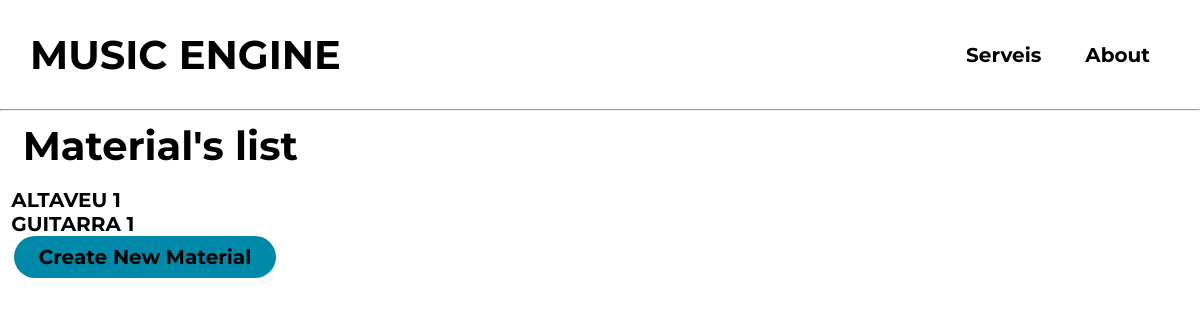
Page /materials/ (signed in) on the earlier database version.
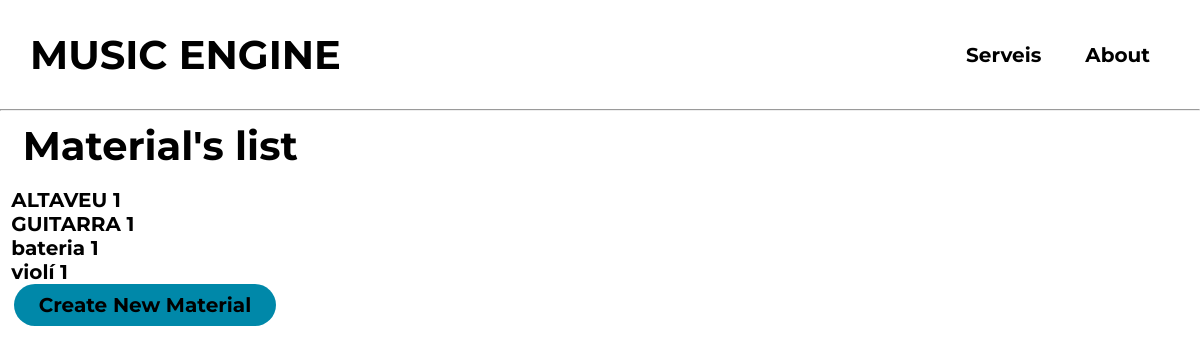
Same page on the later database version.
### music_engine/models.py (models this page shows, shortened)
class MusicalMaterial(models.Model):
    name = models.CharField(max_length=100, primary_key=True)
    TYPE_CHOICES = (('altaveu', 'ALTAVEU'),
                    ('micròfon', 'MICRÒFON'),
                    ('percussió', 'PERCUSSIÓ'),
                    ('corda', 'CORDA'),
                    ('vent', 'VENT'),
                    ('amplificador', 'AMPLIFICADOR'))
    type = models.CharField(choices=TYPE_CHOICES, max_length=100)

### music_engine/views.py (the view)
# urls.py: path('materials/', MaterialListView.as_view(), name='material_list'),
class MaterialListView(ListView):
    model = MusicalMaterial
    template_name = 'material_list.html'
    context_object_name = 'materials'

### templates/material_list.html (shortened to what this page needs)
{% include 'navbar.html' %}
{% block content %}
<head>
</head>
<body>
{% if user.is_authenticated %}
    <h1>&nbsp Material's list</h1>
        <ul>
            {% for material in materials %}
                <li>&nbsp <a href="{% url 'material_detail' material.name %}">{{ material.name }}</a></li>
            {% endfor %}
        </ul>
    <a class="cta" href="/create/material/">
    &nbsp<button class="button">Create New Material</button>
</a>
{% endif %}
</body>
{% endblock %}

Differences in the rows shown:
added MusicalMaterial: name "bateria 1"
added MusicalMaterial: name "violí 1"
